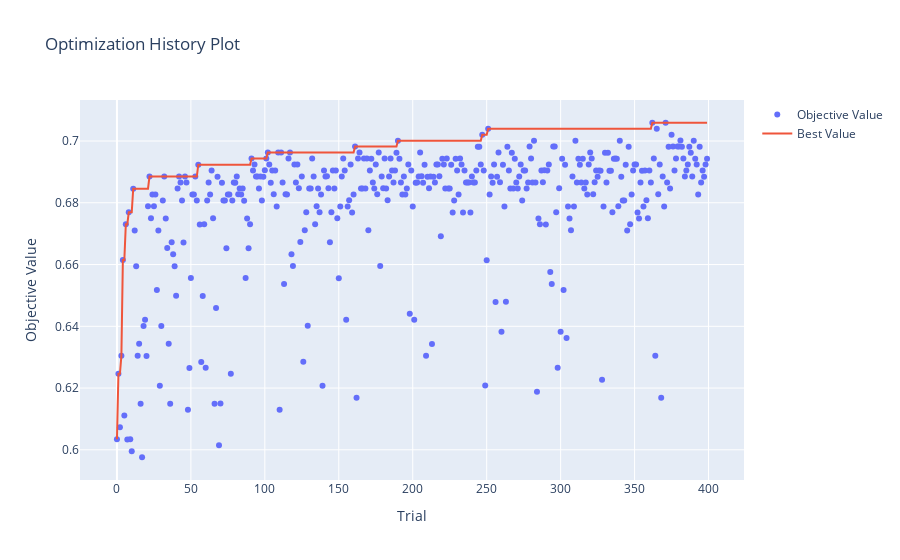

Notebook cell for this chart:
### Code cell
optuna.visualization.plot_optimization_history(study)

### Figure 1 — Plotly figure (JSON) as saved in the notebook; plotly's stock layout.template omitted (floating-point values rounded to 4 significant figures; data arrays with more than 128 entries replaced by an {"elided": "..."} marker saying what was removed)
{"data": [{"mode": "markers", "name": "Objective Value", "type": "scatter", "x": {"elided": "400 int values"}, "y": {"elided": "400 float values"}}, {"mode": "lines", "name": "Best Value", "type": "scatter", "x": {"elided": "400 int values"}, "y": {"elided": "400 float values"}}, {"marker": {"color": "#cccccc"}, "mode": "markers", "name": "Infeasible Trial", "showlegend": false, "type": "scatter", "x": [], "y": []}], "layout": {"title": {"text": "Optimization History Plot"}, "xaxis": {"title": {"text": "Trial"}}, "yaxis": {"title": {"text": "Objective Value"}}}}
